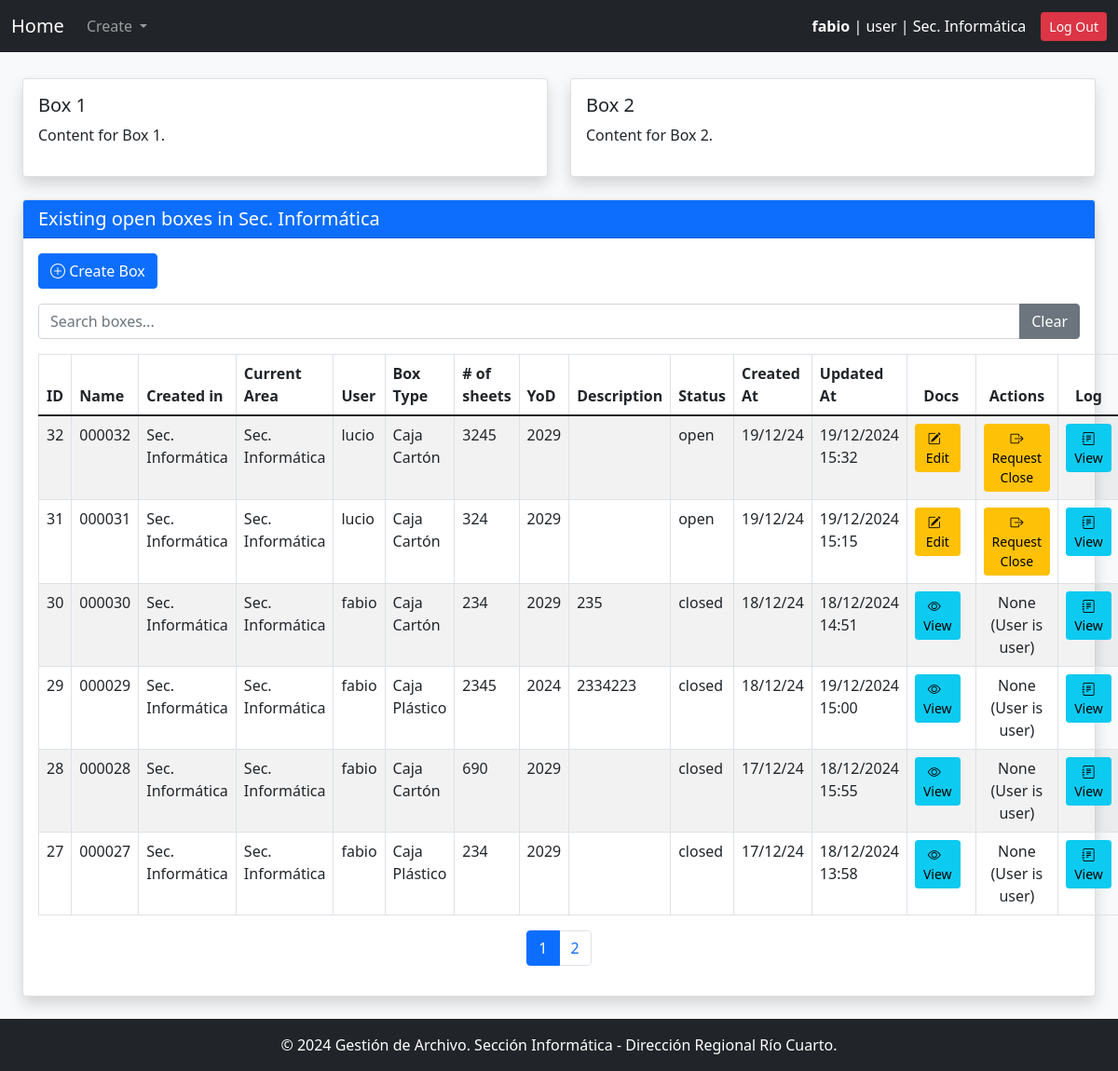
The page /main/ (signed in) on the database its author committed.
### gestion_archivo_app/models.py (models this page shows, shortened)
class User(AbstractUser):
    ROLE_CHOICES = [
        ('user', 'User'),
        ('manager', 'Manager'),
        ('archive_responsible', 'Archive Responsible'),
        ('admin', 'System Administrator')
    ]
    role = models.CharField(max_length=32, choices=ROLE_CHOICES)
    area = models.ForeignKey('Area', on_delete=models.PROTECT, verbose_name="User Area")
    deposit = models.ForeignKey(
        'Area',
        on_delete=models.PROTECT,
        default=get_default_archive,
        verbose_name="Archive",
        related_name='deposits'
    )
    objects = UserManager()
    USERNAME_FIELD = 'username'
    REQUIRED_FIELDS = ['first_name', 'last_name', 'role']

class Area(models.Model):
    code = models.CharField(max_length=30, unique=True, verbose_name="Area Code")
    name = models.CharField(max_length=100, unique=True, verbose_name="Area Name")
    description = models.TextField(blank=True, null=True, verbose_name="Description")
    is_deposit = models.BooleanField(default=False, verbose_name="Is Deposit")

class Box(models.Model):
    STATUS_CHOICES = [
        ('open', 'Open'),
        ('closed', 'Closed'),
        ('waiting_close', 'Waiting for Close'),
        ('waiting_archive', 'Waiting for Archive'),
        ('accepted_archive', 'Accepted by Archive Responsible'),
        ('archived', 'In Archive'),
    ]
    name = models.CharField(max_length = 10, primary_key=False, verbose_name="Box Name", null=False, blank=False, unique=True)
    box_type = models.ForeignKey(BoxType, on_delete=models.PROTECT, related_name="boxes")
    description = models.TextField(blank=True, null=True, verbose_name="Box Description")
    user = models.ForeignKey(settings.AUTH_USER_MODEL, on_delete=models.PROTECT, related_name="boxes")
    area = models.ForeignKey(Area, on_delete=models.PROTECT, related_name="boxes")
    status = models.CharField(max_length=32, choices=STATUS_CHOICES, default='open')
    id = models.AutoField(primary_key=True, verbose_name="Box ID")  # Auto-incremental ID
    creation_date = models.DateTimeField(auto_now_add=True, verbose_name="Creation Date")
    update_date =  models.DateTimeField(auto_now=True)
    close_date = models.DateTimeField(blank=True, null=True, default=None, verbose_name="Close Date")
    destruction_year = models.PositiveSmallIntegerField(
        choices=[(0,'Never')] + [(year, str(year)) for year in range(get_current_year(), get_current_year() + 500)],
        verbose_name="Destruction Year"
    )
    current_area = models.ForeignKey(Area, on_delete=models.PROTECT, related_name="current_boxes", verbose_name="Current Area")
    total_sheets = models.PositiveIntegerField(default=0)

class BoxType(models.Model):
    name = models.CharField(max_length=100, unique=True, verbose_name="Box Type")
    description = models.TextField(blank=True, null=True, verbose_name="Description")

### gestion_archivo_app/views.py (the view)
# urls.py: path('main/', main, name='main'),
@login_required
def main(request):
    if request.user.role == 'admin':
        items = Box.objects.all().order_by('-name')
    else:
        user_area = request.user.area
        items = Box.objects.filter(area=user_area).order_by('-name')
    user_area = request.user.area
    return render(request, "main.html", {"items": items})

### gestion_archivo_app/context_processors.py (called while the page is built)
def system_config(request):
    try:
        pagination_limit = int(SystemConfigKeyValues.objects.get(key="pagination_limit").value)
    except SystemConfigKeyValues.DoesNotExist:
        pagination_limit = 10  # Valor por defecto
    try:
        default_archive_code = SystemConfigKeyValues.objects.get(key="default_archive_code").value
    except SystemConfigKeyValues.DoesNotExist:
        default_archive_code = "AADE_ARCHIVE"  # Valor por defecto
    try:
        config_name_org = SystemConfigKeyValues.objects.get(key="config_name_org").value
    except SystemConfigKeyValues.DoesNotExist:
        config_name_org = "Define config_name_org"  # Valor por defecto
    return {
        "pagination_limit": pagination_limit,
        "default_archive_code": default_archive_code,
        "config_name_org": config_name_org
    }

### gestion_archivo_app/templates/main.html (shortened to what this page needs)
{% extends "base.html" %}
{% block content %}
<div class="container-fluid mt-4">
    <div class="row">
        <div class="col-md-6">
            <div class="card shadow">
                <div class="card-body">
                    <h5 class="card-title">Box 1</h5>
                    <p>Content for Box 1.</p>
                </div>
            </div>
        </div>
        <div class="col-md-6">
            <div class="card shadow">
                <div class="card-body">
                    <h5 class="card-title">Box 2</h5>
                    <p>Content for Box 2.</p>
                </div>
            </div>
        </div>
    </div>
    <div class="row mt-4">
        <div class="col-12">
            <div class="card shadow">
                <div class="card-header bg-primary text-white">
                    <h5 class="mb-0">Existing open boxes in {{ user.area.name }}</h5>
                </div>
                <div class="card-body">
                    <div class="mb-3">
                        <a href="{% url 'create_box' %}" class="btn btn-primary">
                            <i class="bi bi-plus-circle"></i> Create Box
                        </a>
                    </div>
                    <div class="mb-3">
                        <div class="input-group">
                            <input type="text" id="searchInputId" class="form-control" placeholder="Search boxes...">
                            <button type="button" class="btn btn-secondary" onclick="clearSearch()">Clear</button>
                        </div>
                    </div>
                    <table class="table table-bordered table-striped mt-3" id="tableId">
                        <thead>
                            <tr>
                                <th onclick="sortTable(0)">ID </th>
                                <th onclick="sortTable(1)">Name </th>
                                <th onclick="sortTable(2)">Created in</th>
                                <th onclick="sortTable(3)">Current Area</th>
                                <th onclick="sortTable(4)">User </th>
                                <th onclick="sortTable(5)">Box Type </th>
                                <th onclick="sortTable(6)"># of sheets </th>
                                <th onclick="sortTable(7)">YoD </th>
                                <th onclick="sortTable(8)">Description </th>
                                <th onclick="sortTable(9)">Status </th>
                                <th onclick="sortTable(10)">Created At </th>
                                <th onclick="sortTable(11)">Updated At </th>
                                <th class="text-center">Docs</th>
                                <th class="text-center">Actions</th>
                                <th class="text-center">Log</th>
                            </tr>
                        </thead>
                        <tbody id="tableBodyId">
                            {% for item in items %}
                                <tr>
                                    <td>{{ item.id }}</td>
                                    <td>{{ item.name }}</td>
                                    <td>{{ item.area.name }}</td>
                                    <td>{{ item.current_area.name }}</td>
                                    <td>{{ item.user.username }}</td>
                                    <td>{{ item.box_type.name }}</td>
                                    <td>{{ item.total_sheets }}</td>
                                    <td>{{ item.destruction_year }}</td>
                                    <td>{{ item.description }}</td>
                                    <td>{{ item.status }}</td>
                                    <td>{{ item.creation_date|date:"d/m/y" }}</td>
                                    <td>{{ item.update_date|date:"d/m/Y H:i"  }}</td>
                                    {% if item.status == 'open' %}
                                        {% if user.role == 'manager' or user.role == 'user' %}
                                            <td class="text-center">
                                                <a href="{% url 'edit_box_documentation' item.id %}" class="btn btn-sm btn-warning me-2">
                                                    <i class="bi bi-pencil-square"></i> &nbsp; Edit
                                                </a>
                                            </td>
                                        {% else %}
                                            <td class="text-center">
                                                <a href="{% url 'edit_box_documentation' item.id %}" class="btn btn-sm btn-info me-2">
                                                    <i class="bi bi-eye"></i> &nbsp; View
                                                </a>
                                            </td>
                                        {% endif %}
                                    {% else %}
                                        <td class="text-center">
                                            <a href="{% url 'edit_box_documentation' item.id %}" class="btn btn-sm btn-info me-2">
                                                <i class="bi bi-eye"></i> &nbsp; View
                                            </a>
                                        </td>
                                    {% endif %}
                                    <td class="text-center">
                                        {% if item.total_sheets == 0 %}
                                            No actions available (No sheets)
                                        {% elif item.status == 'open' %}
                                            {% if user.role == 'manager' or user.role == 'user' %}
                                                <a href="{% url 'request_close_box' item.id %}" class="btn btn-sm btn-warning request-close">
                                                    <i class="bi bi-box-arrow-right"></i> Request Close
                                                </a>
                                            {% else %}
                                                Document has shets, User is AR or Admin
                                            {% endif %}
                                        {% elif item.status == 'closed' and user.role == 'manager' %}
                                            <a href="{% url 'send_box_to_archive' item.id %}" class="btn btn-sm btn-primary send-to-archive" >
                                                <i class="bi bi-send"></i> Send to Archive
                                            </a>
                                        {% elif user.role == 'user' %}
                                            None (User is user)
                                        {% else %}
                                            User is admin or Archive responsible
                                        {% endif %}
                                    </td>
                                    <td class="text-center">
                                        <a href="{% url 'box_logs' item.id %}" class="btn btn-sm btn-info">
                                            <i class="bi bi-journal-text"></i> View
                                        </a>
                                    </td>
                                </tr>
                            {% endfor %}
                        </tbody>
                    </table>
                    <nav class="mt-3">
                        <ul class="pagination justify-content-center" id="tableBodyIdPagination">
                        </ul>
                    </nav>
                </div>
            </div>
        </div>
    </div>
</div>
{% load static %}
{% endblock %}

### gestion_archivo_app/templates/base.html (shortened to what this page needs)
<!DOCTYPE html>
<html lang="en">
<head>
    {% load static %}
    <link href="https://cdn.jsdelivr.net/npm/bootstrap-icons/font/bootstrap-icons.css" rel="stylesheet">
<link rel="stylesheet" href="https://cdn.jsdelivr.net/npm/bootstrap@5.1.3/dist/css/bootstrap.min.css" />
<link rel="stylesheet" href="https://cdn.jsdelivr.net/npm/select2@4.1.0-rc.0/dist/css/select2.min.css" />
<link rel="stylesheet" href="https://cdn.jsdelivr.net/npm/select2-bootstrap-5-theme@1.3.0/dist/select2-bootstrap-5-theme.min.css" />
<link rel="stylesheet" href="https://cdn.jsdelivr.net/npm/select2-bootstrap-5-theme@1.3.0/dist/select2-bootstrap-5-theme.rtl.min.css" />
</head>
<body class="bg-light" a>
    <nav class="navbar navbar-expand-lg navbar-dark bg-dark">
        <div class="container-fluid">
            <a class="navbar-brand" href="{% url 'main' %}">Home</a>
            <div class="collapse navbar-collapse" id="navbarNav">
                <ul class="navbar-nav me-auto">
                    <li class="nav-item dropdown">
                        <a class="nav-link dropdown-toggle" href="#" id="createDropdown" role="button" data-bs-toggle="dropdown" aria-expanded="false">
                            Create
                        </a>
                    </li>
                </ul>
            </div>
                <div class="d-flex align-items-center">
                    {% if user.is_authenticated %}
                        <span class="text-white me-3">
                            <strong>{{ user.username }}</strong> | {{ user.role }} | {{ user.area.name }}
                        </span>
                        <a href="{% url 'logout' %}" class="btn btn-danger btn-sm">Log Out</a>
                    {% else %}
                        <a href="{% url 'login' %}" class="btn btn-success btn-sm">Log In</a>
                    {% endif %}
                </div>
            </div>
    </nav>
    <div class="container-fluid py-4" style='margin-top:-20px' >
        {% block content %}{% endblock %}
    </div>
    <footer class="bg-dark text-white text-center py-3 mt-auto">
        <p class="mb-0">&copy; 2024 Gestión de Archivo. Sección Informática - Dirección Regional Río Cuarto.</p>
    </footer>
</body>
</html>

### gestion_archivo_app/templates/base.html (style rules this page uses)
html { scroll-behavior:auto; }

### rows shown on the page
User: username "fabio", role "user", area.name "Sec. Informática"
Box: id "32", name "000032", area.name "Sec. Informática", current_area.name "Sec. Informática", user.username "lucio", box_type.name "Caja Cartón", total_sheets "3245", destruction_year "2029", status "open", creation_date "19/12/24", update_date "19/12/2024 15:32", shows "Request Close"
Box: id "31", name "000031", area.name "Sec. Informática", current_area.name "Sec. Informática", user.username "lucio", box_type.name "Caja Cartón", total_sheets "324", destruction_year "2029", status "open", creation_date "19/12/24", update_date "19/12/2024 15:15", shows "Request Close"
Box: id "30", name "000030", area.name "Sec. Informática", current_area.name "Sec. Informática", user.username "fabio", box_type.name "Caja Cartón", total_sheets "234", destruction_year "2029", description "235", status "closed", creation_date "18/12/24", update_date "18/12/2024 14:51", shows "None (User is user)"
Box: id "29", name "000029", area.name "Sec. Informática", current_area.name "Sec. Informática", user.username "fabio", box_type.name "Caja Plástico", total_sheets "2345", destruction_year "2024", description "2334223", status "closed", creation_date "18/12/24", update_date "19/12/2024 15:00", shows "None (User is user)"
Box: id "28", name "000028", area.name "Sec. Informática", current_area.name "Sec. Informática", user.username "fabio", box_type.name "Caja Cartón", total_sheets "690", destruction_year "2029", status "closed", creation_date "17/12/24", update_date "18/12/2024 15:55", shows "None (User is user)"
Box: id "27", name "000027", area.name "Sec. Informática", current_area.name "Sec. Informática", user.username "fabio", box_type.name "Caja Plástico", total_sheets "234", destruction_year "2029", status "closed", creation_date "17/12/24", update_date "18/12/2024 13:58", shows "None (User is user)"
